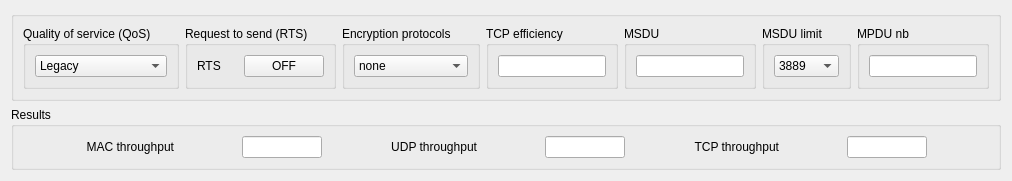
      <widget class="QWidget" name="tab_2">
       <attribute name="title">
        <string>MAC and Transport layer</string>
       </attribute>
       <layout class="QGridLayout" name="gridLayout_5">
        <item row="1" column="0">
         <widget class="QGroupBox" name="groupBox_mac_result">
          <property name="title">
           <string>Results</string>
          </property>
          <layout class="QHBoxLayout" name="horizontalLayout_12">
           <item>
            <widget class="QLabel" name="label_mac">
             <property name="sizePolicy">
              <sizepolicy hsizetype="Fixed" vsizetype="Preferred">
               <horstretch>0</horstretch>
               <verstretch>0</verstretch>
              </sizepolicy>
             </property>
             <property name="layoutDirection">
              <enum>Qt::LeftToRight</enum>
             </property>
             <property name="text">
              <string>MAC throughput</string>
             </property>
             <property name="alignment">
              <set>Qt::AlignRight|Qt::AlignTrailing|Qt::AlignVCenter</set>
             </property>
            </widget>
           </item>
           <item>
            <widget class="QLineEdit" name="lineEdit_mac">
             <property name="sizePolicy">
              <sizepolicy hsizetype="Fixed" vsizetype="Fixed">
               <horstretch>0</horstretch>
               <verstretch>0</verstretch>
              </sizepolicy>
             </property>
             <property name="maximumSize">
              <size>
               <width>80</width>
               <height>16777215</height>
              </size>
             </property>
            </widget>
           </item>
           <item>
            <widget class="QLabel" name="label_udp">
             <property name="sizePolicy">
              <sizepolicy hsizetype="Fixed" vsizetype="Preferred">
               <horstretch>0</horstretch>
               <verstretch>0</verstretch>
              </sizepolicy>
             </property>
             <property name="text">
              <string>UDP throughput</string>
             </property>
             <property name="alignment">
              <set>Qt::AlignRight|Qt::AlignTrailing|Qt::AlignVCenter</set>
             </property>
            </widget>
           </item>
           <item>
            <widget class="QLineEdit" name="lineEdit_udp">
             <property name="sizePolicy">
              <sizepolicy hsizetype="Fixed" vsizetype="Fixed">
               <horstretch>0</horstretch>
               <verstretch>0</verstretch>
              </sizepolicy>
             </property>
             <property name="maximumSize">
              <size>
               <width>80</width>
               <height>16777215</height>
              </size>
             </property>
            </widget>
           </item>
           <item>
            <widget class="QLabel" name="label_tcp">
             <property name="sizePolicy">
              <sizepolicy hsizetype="Fixed" vsizetype="Preferred">
               <horstretch>0</horstretch>
               <verstretch>0</verstretch>
              </sizepolicy>
             </property>
             <property name="text">
              <string>TCP throughput</string>
             </property>
             <property name="alignment">
              <set>Qt::AlignRight|Qt::AlignTrailing|Qt::AlignVCenter</set>
             </property>
            </widget>
           </item>
           <item>
            <widget class="QLineEdit" name="lineEdit_tcp">
             <property name="maximumSize">
              <size>
               <width>80</width>
               <height>16777215</height>
              </size>
             </property>
            </widget>
           </item>
          </layout>
         </widget>
        </item>
        <item row="0" column="0">
         <widget class="QGroupBox" name="groupBox_mac_param">
          <property name="sizePolicy">
           <sizepolicy hsizetype="Preferred" vsizetype="MinimumExpanding">
            <horstretch>0</horstretch>
            <verstretch>0</verstretch>
           </sizepolicy>
          </property>
          <property name="maximumSize">
           <size>
            <width>16777215</width>
            <height>250</height>
           </size>
          </property>
          <layout class="QGridLayout" name="frame_right">
           <item row="0" column="1">
            <widget class="QGroupBox" name="groupBox_rts">
             <property name="title">
              <string>Request to send (RTS)</string>
             </property>
             <layout class="QHBoxLayout" name="horizontalLayout_8">
              <item>
               <widget class="QLabel" name="label_rts">
                <property name="text">
                 <string>RTS</string>
                </property>
               </widget>
              </item>
              <item>
               <widget class="QPushButton" name="pushButton_rts">
                <property name="text">
                 <string>OFF</string>
                </property>
                <property name="checkable">
                 <bool>true</bool>
                </property>
               </widget>
              </item>
             </layout>
            </widget>
           </item>
           <item row="0" column="2">
            <widget class="QGroupBox" name="groupBox_enc_protocol">
             <property name="title">
              <string>Encryption protocols</string>
             </property>
             <layout class="QHBoxLayout" name="horizontalLayout_7">
              <item>
               <widget class="QComboBox" name="comboBox_enc_protocol">
                <item>
                 <property name="text">
                  <string>none</string>
                 </property>
                </item>
                <item>
                 <property name="text">
                  <string>WEP</string>
                 </property>
                </item>
                <item>
                 <property name="text">
                  <string>WPA</string>
                 </property>
                </item>
                <item>
                 <property name="text">
                  <string>WPA2</string>
                 </property>
                </item>
               </widget>
              </item>
             </layout>
            </widget>
           </item>
           <item row="0" column="6">
            <widget class="QGroupBox" name="groupBox_mpdu">
             <property name="title">
              <string>MPDU nb</string>
             </property>
             <layout class="QHBoxLayout" name="horizontalLayout_10">
              <item>
               <widget class="QLineEdit" name="lineEdit_mpdu_nb"/>
              </item>
             </layout>
            </widget>
           </item>
           <item row="0" column="0">
            <widget class="QGroupBox" name="groupBox_qos">
             <property name="sizePolicy">
              <sizepolicy hsizetype="MinimumExpanding" vsizetype="MinimumExpanding">
               <horstretch>0</horstretch>
               <verstretch>0</verstretch>
              </sizepolicy>
             </property>
             <property name="title">
              <string>Quality of service (QoS)</string>
             </property>
             <layout class="QVBoxLayout" name="verticalLayout_5">
              <item>
               <widget class="QComboBox" name="comboBox_qos">
                <item>
                 <property name="text">
                  <string>Legacy</string>
                 </property>
                </item>
                <item>
                 <property name="text">
                  <string>BK</string>
                 </property>
                </item>
                <item>
                 <property name="text">
                  <string>BE</string>
                 </property>
                </item>
                <item>
                 <property name="text">
                  <string>VI</string>
                 </property>
                </item>
                <item>
                 <property name="text">
                  <string>VO</string>
                 </property>
                </item>
               </widget>
              </item>
             </layout>
            </widget>
           </item>
           <item row="0" column="3">
            <widget class="QGroupBox" name="groupBox_tcp_eff">
             <property name="title">
              <string>TCP efficiency</string>
             </property>
             <layout class="QVBoxLayout" name="verticalLayout">
              <item>
               <widget class="QLineEdit" name="lineEdit_tcp_eff"/>
              </item>
             </layout>
            </widget>
           </item>
           <item row="0" column="4">
            <widget class="QGroupBox" name="groupBox_msdu">
             <property name="title">
              <string>MSDU</string>
             </property>
             <layout class="QVBoxLayout" name="verticalLayout_6">
              <item>
               <widget class="QLineEdit" name="lineEdit_msdu"/>
              </item>
             </layout>
            </widget>
           </item>
           <item row="0" column="5">
            <widget class="QGroupBox" name="groupBox_msdu_limit">
             <property name="title">
              <string>MSDU limit</string>
             </property>
             <layout class="QHBoxLayout" name="horizontalLayout_11">
              <item>
               <widget class="QComboBox" name="comboBox_msdu_limit">
                <item>
                 <property name="text">
                  <string>3889</string>
                 </property>
                </item>
                <item>
                 <property name="text">
                  <string>7936</string>
                 </property>
                </item>
               </widget>
              </item>
             </layout>
            </widget>
           </item>
          </layout>
         </widget>
        </item>
       </layout>
      </widget>
